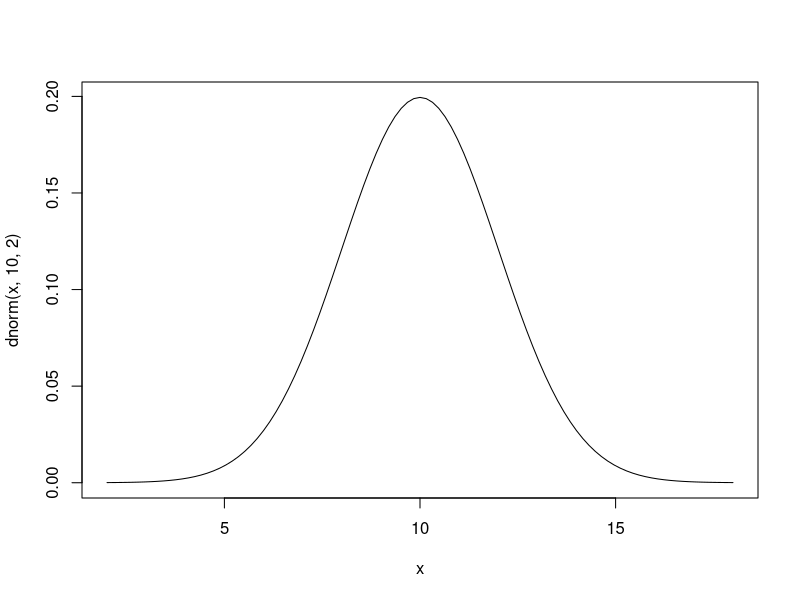
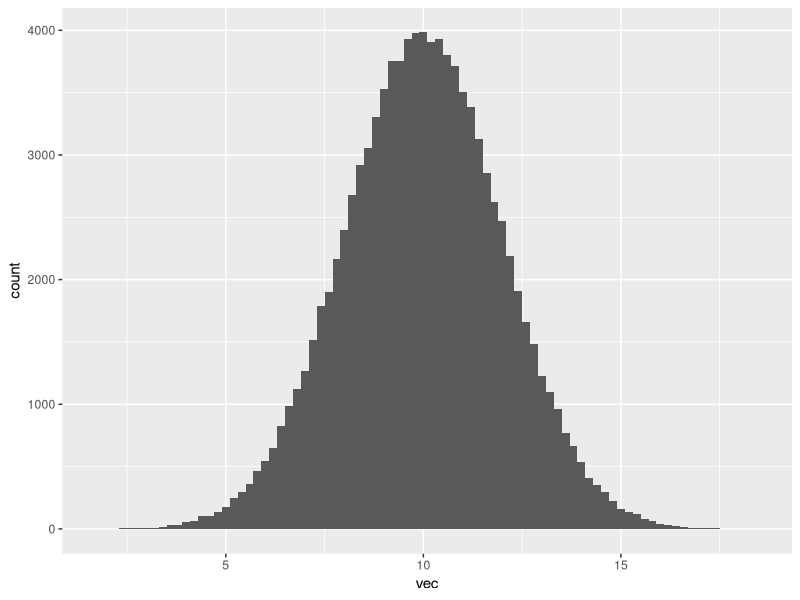
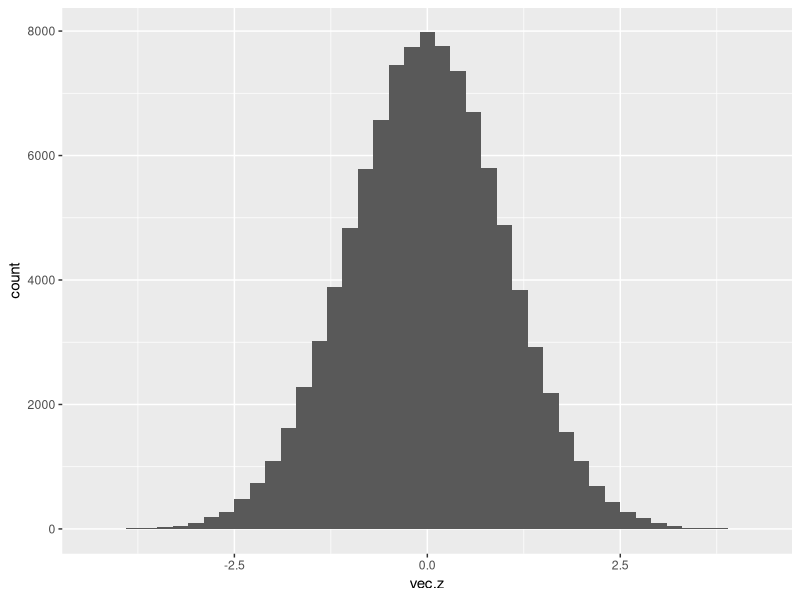

These charts were generated, in order, by the following R code:
# X ~ Normal(10, 4), that is EX=10, Var X  = 4, SD X = 2
# F(8) = P(X <= 8)
pnorm(8, 10, 2)

curve(dnorm(x, 10, 2), from = 2, to = 18)


# P(6 < X < 8)

## Random generation

vec = rnorm(10^5, 10, 2)
vec
library(ggplot2)
ggplot()+geom_histogram(mapping = aes(x = vec), binwidth = 0.2)

vec.z = (vec - 10)/2
ggplot()+geom_histogram(mapping = aes(x = vec.z), binwidth = 0.2)


pnorm(8, 10 ,2)

# logical operators

mean(vec <= 8)
